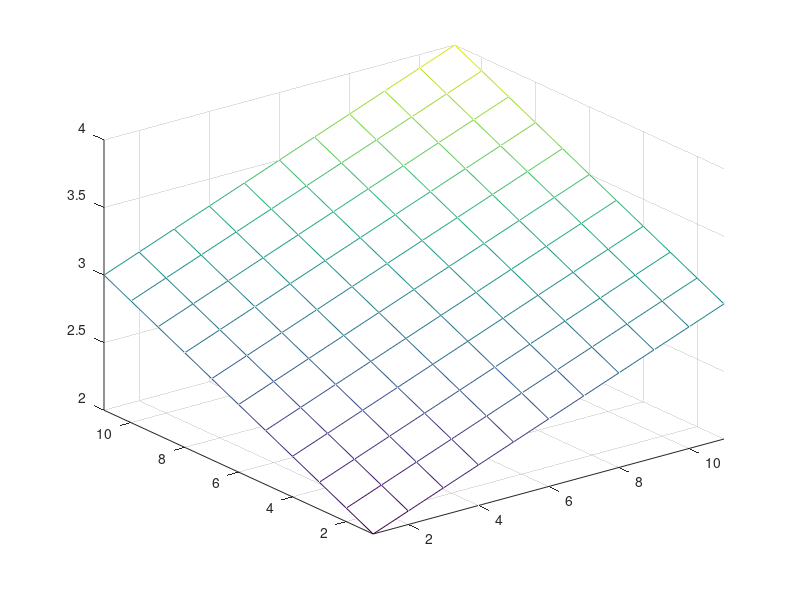

MATLAB code to generate this figure:
% r0=5;
% 
% b=1;
% 
% t0=2;
% 
% syms t;
% 
% ezplot(r0*exp(b*(1./t-1/t0)),[1:20]);
% 
% title('????');%??????
% 
% xlabel('X??');%????X????
% 
% ylabel('Y??');%????Y????

% clear,clc;close all;
% t=-1:0.03:1;
% [x,y]=meshgrid(t,t);
% z=y.*(y-1)./(x.*(x-1));
% surf(x,y,z)
% set(gcf,'unit','normalized','position',[0,0,1,1]);
% view(25,14)


f=@(x,y)(x+y)
x=1:0.1:2;
y=1:0.1:2;
[X,Y]=meshgrid(x,y);
z=f(X,Y);
mesh(z)
axis('tight')